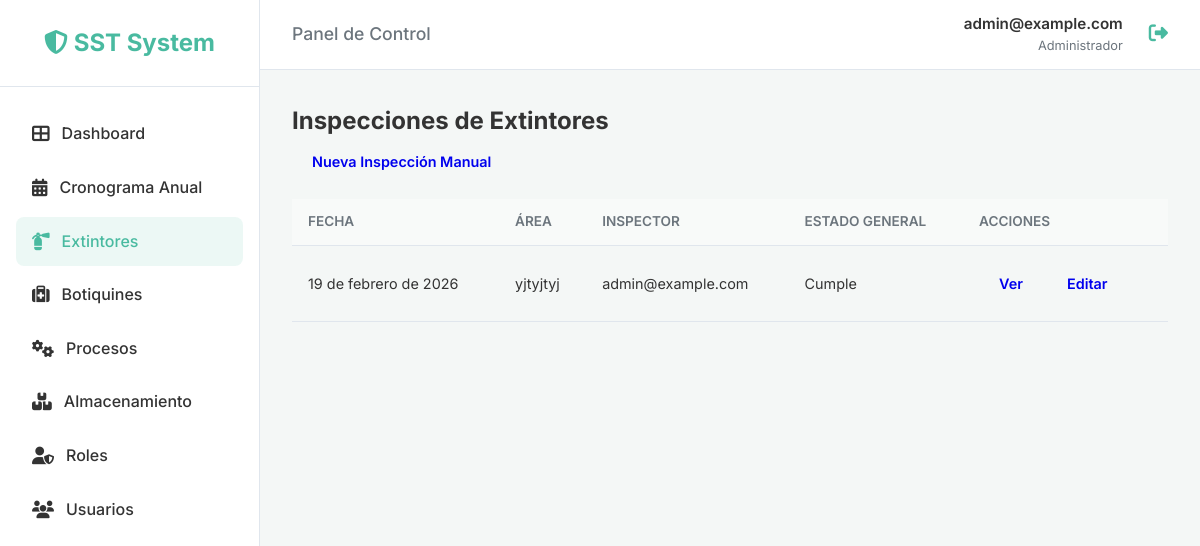
Before: /inspections/extinguishers/ (signed in) with the older database file.
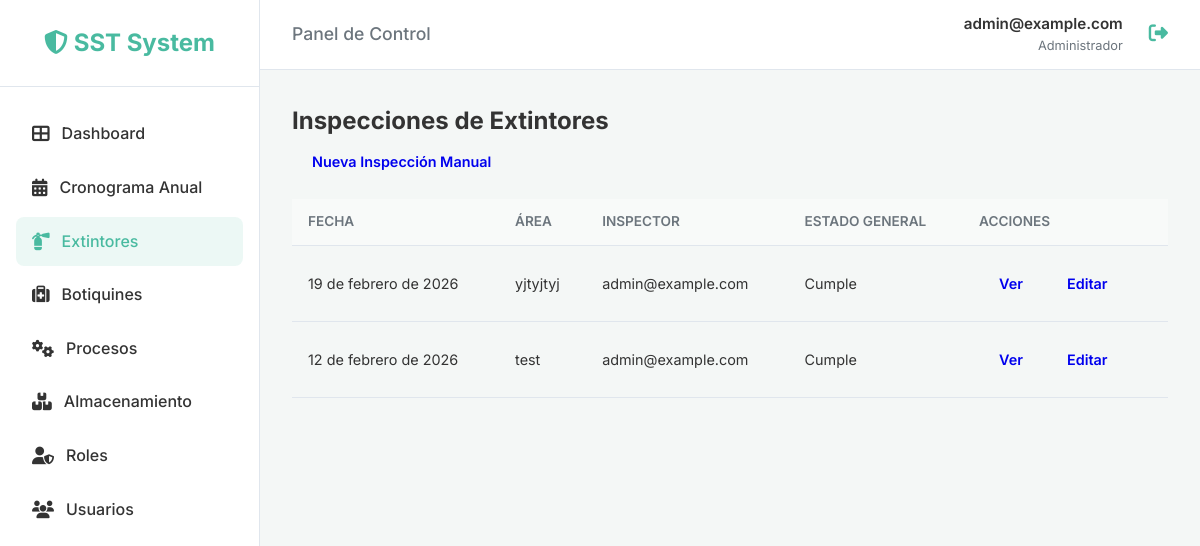
After: the same page with the newer database file.
### inspections/models.py (models this page shows, shortened)
class BaseInspection(models.Model):
    STATUS_CHOICES = [
        ('Cumple', 'Cumple'),
        ('No Cumple', 'No Cumple'),
        ('No Aplica', 'No Aplica'),
    ]
    inspection_date = models.DateField(verbose_name="Fecha de Inspección")
    area = models.CharField(max_length=200, verbose_name="Área/Ubicación")
    inspector = models.ForeignKey(
        settings.AUTH_USER_MODEL,
        on_delete=models.SET_NULL,
        null=True,
        related_name="%(class)s_inspections",
        verbose_name="Inspector"
    )
    schedule_item = models.ForeignKey(
        'InspectionSchedule',
        on_delete=models.SET_NULL,
        null=True,
        blank=True,
        verbose_name="Ítem del Cronograma",
        related_name="%(class)s_actual_inspections"
    )
    general_status = models.CharField(
        max_length=20,
        choices=STATUS_CHOICES,
        default='Cumple',
        verbose_name="Estado General"
    )
    observations = models.TextField(blank=True, null=True, verbose_name="Observaciones Generales")
    created_at = models.DateTimeField(auto_now_add=True)
    updated_at = models.DateTimeField(auto_now=True)
    class Meta:
        abstract = True
        ordering = ['-inspection_date']

class ExtinguisherInspection(BaseInspection):
    ROLE_CHOICES = [
        ('Brigadista', 'Brigadista'),
        ('Equipo SST', 'Equipo SST'),
        ('Copasst', 'Copasst'),
    ]
    inspector_role = models.CharField(
        max_length=20,
        choices=ROLE_CHOICES,
        default='Equipo SST',
        verbose_name="Rol del Inspector"
    )
    class Meta(BaseInspection.Meta):
        verbose_name = "Inspección de Extintores"
        verbose_name_plural = "Inspecciones de Extintores"

### users/models.py (models this page shows, shortened)
class CustomUser(AbstractUser):
    email = models.EmailField(unique=True)
    document_number = models.CharField(max_length=20, blank=True, null=True)
    role = models.ForeignKey('roles.Role', on_delete=models.SET_NULL, null=True, blank=True,
                             related_name='users', verbose_name='Rol')
    updated_at = models.DateTimeField(auto_now=True)
    USERNAME_FIELD = 'email'
    REQUIRED_FIELDS = ['username', 'first_name', 'last_name']
    def __str__(self):
        return self.email

### inspections/views.py (the view)
# urls.py: path('extinguishers/', ExtinguisherListView.as_view(), name='extinguisher_list'),
class ExtinguisherListView(LoginRequiredMixin, ListView):
    model = ExtinguisherInspection
    template_name = 'inspections/extinguisher_list.html'
    context_object_name = 'inspections'

### templates/inspections/extinguisher_list.html (shortened to what this page needs)
{% extends 'base.html' %}
{% block content %}
<h2>Inspecciones de Extintores</h2>
<a href="{% url 'extinguisher_create' %}" class="btn" style="margin-bottom: 1rem;">Nueva Inspección Manual</a>
<table>
    <thead>
        <tr>
            <th>Fecha</th>
            <th>Área</th>
            <th>Inspector</th>
            <th>Estado General</th>
            <th>Acciones</th>
        </tr>
    </thead>
    <tbody>
        {% for inspection in inspections %}
        <tr>
            <td>{{ inspection.inspection_date }}</td>
            <td>{{ inspection.area }}</td>
            <td>{{ inspection.inspector }}</td>
            <td>{{ inspection.general_status }}</td>
            <td>
                <a href="{% url 'extinguisher_detail' inspection.pk %}" class="btn">Ver</a>
                <a href="{% url 'extinguisher_edit' inspection.pk %}" class="btn btn-secondary">Editar</a>
            </td>
        </tr>
        {% empty %}
        <tr>
            <td colspan="5">No hay inspecciones registradas.</td>
        </tr>
        {% endfor %}
    </tbody>
</table>
{% endblock %}

Changed rows visible on the page:
added ExtinguisherInspection: inspection_date "12 de febrero de 2026", area "test", inspector "admin@example.com", general_status "Cumple"
